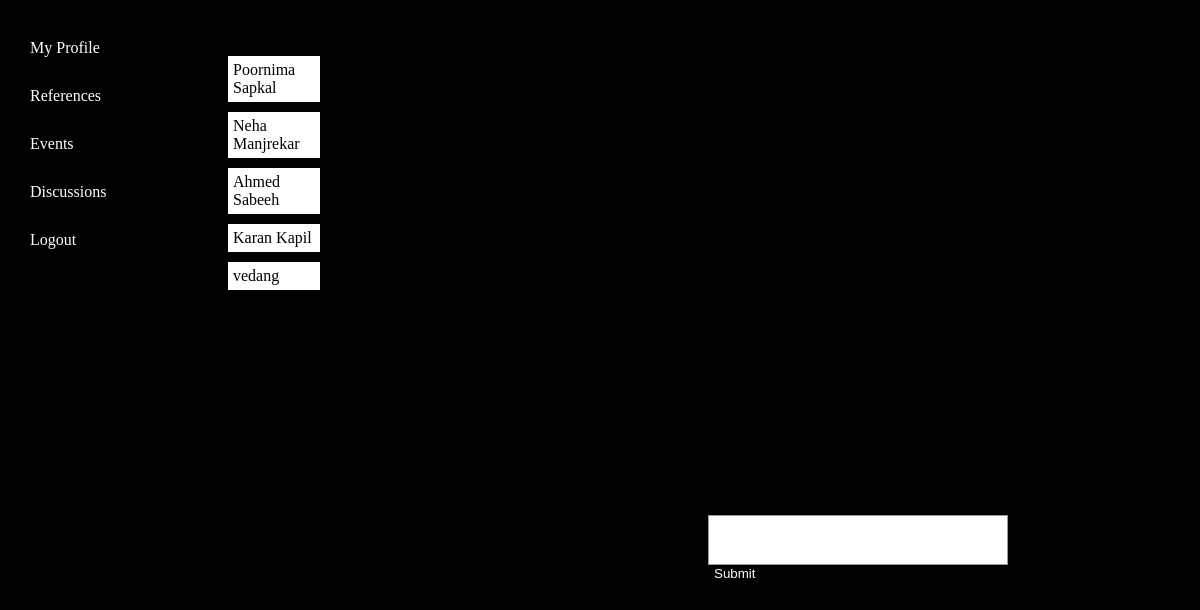
Screenshot of /disc.php (signed in) with the database file from the repository.
### tables this page shows
CREATE TABLE IF NOT EXISTS `user` (
  `roll_no` varchar(12) NOT NULL,
  `name` varchar(64) DEFAULT NULL,
  `pswd` varchar(128) NOT NULL,
  `phno` int(11) DEFAULT NULL,
  `email_id` varchar(255) NOT NULL,
  `gender` varchar(6) NOT NULL,
  `bday` date NOT NULL,
  `dp` varchar(255) NOT NULL,
  `status` text NOT NULL,
  `about` text NOT NULL
);

### disc.php (the view, shortened to what this page needs)
<html>
	<head><title id="tab">Single Chats</title>
		<link rel=stylesheet type=text/css href=chat.css>
	</head>
	<body>
		<ul id=menu>
			<li><a href="Profile.php">My Profile</a></li>
			<li><a href="ref.php">References</a></li>
			<li><a href="event.php">Events</a></li>
			<li><a href="discl.html">Discussions</a></li>
			<li><a href="logout.php">Logout</a></li>
		</ul>
		<?php
			require_once 'login.php';
			$connection=new mysqli($db_hostname,$db_username,$db_password,$db_database);
			$me= $_COOKIE['username'];
			$result=$connection->query("select `name`,`roll_no` from `user` where `roll_no` not like '$me'");
			echo "<div id=\"list\">";
			for($i=0;$i<$result->num_rows;$i++)
			{
				$nmae=$result->fetch_row();
				$nm=$nmae[0];
				echo "<div class=\"listEle\" onclick=\"selector('$nmae[1]','$nm')\">$nmae[0]</div>";
			}
			echo "</div>";
		?>
		<div id="collect">
			<form onsubmit="return false" id="box">
				<input type=text id="message_input">
				<input onclick="fire()" type="submit" id="send_button">
			</form>
		</div>
							</body>
							</html>

### chat.css (style rules this page uses)
body { background-color: black; }
#list { padding:10px; width:7em; margin-left:200px; border-width:20px; background-color:black; margin:10px auto 5px 200px; }
.listEle { background-color:White; color:Black; padding:5px; margin:10px; }
#message_input { width: 300px; height: 50px; border: 1px solid #999999; padding: 5px; }
#collect { position:relative; margin-left:300px; margin-right:300px; height:400px; width:auto; max-width:; }
#box { position:absolute; bottom:-100px; left:200px; padding:0px; }
#send_button { background-color:black; border:0px; color:white; }

### disc.php (style rules this page uses)
#box { top:200px; left:400px; }
ul#menu { padding: 0; }
ul#menu li a { background-color: black; line-height: 300%; color: white; padding: 10px 20px; text-decoration: none; border-radius: 5px 5px 5px 5px; }
#menu { position:absolute; left:10px; }

### rows the page displays
user: name "Poornima Sapkal"
user: name "Neha Manjrekar"
user: name "Ahmed Sabeeh"
user: name "Karan Kapil"
user: name "vedang"
